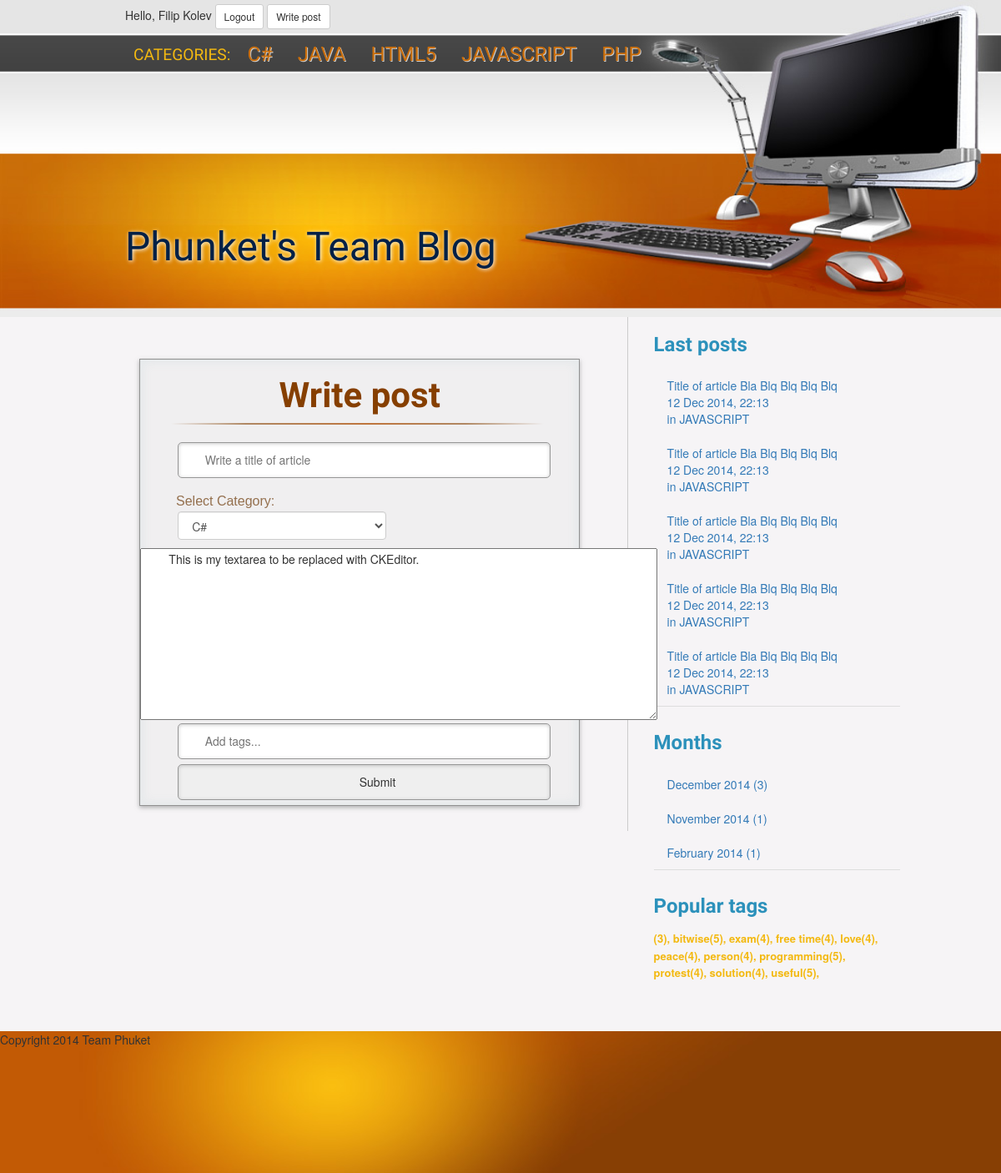
Page /writepost.php (signed in) on the committed database.
### tables this page shows
CREATE TABLE IF NOT EXISTS `categories` (
  `id` int(2) NOT NULL,
  `name` varchar(50) NOT NULL
);

### write.php (the view, shortened to what this page needs)
<form method="get" action="php/savepost.php" class="singup">
    <h1>Write post</h1>
    <input name="title" type="text" id="name" class="user-write" placeholder="Write a title of article"/>
    <label> Select Category: </label>
    <select class="form-control dropdown-category" name="category">
        <?php
        $sql = "SELECT * FROM categories";
        $result = mysqli_query($con, $sql);
        while($categories = mysqli_fetch_assoc($result)){
            echo "<option value='$categories[id]'>$categories[name]</option>";
        }
        ?>
    </select>
    <textarea name="editor1" id="editor1" rows="10" cols="80">
        This is my textarea to be replaced with CKEditor.
    </textarea>
    <input name="tags" type="text" id="name" class="user-write" placeholder="Add tags..."/>
    <input name="submit" type="submit" value="Submit" class="buttons"/>
</form>

### header.php (shortened to what this page needs)
<?php
require 'config.php';
?>
<!DOCTYPE html>
<html>
<head lang="en">
    <link rel="stylesheet" href="css/resetter.css">
    <link rel="stylesheet" href="https://maxcdn.bootstrapcdn.com/bootstrap/3.3.1/css/bootstrap.min.css">
    <link rel="stylesheet" href="css/signup.css">
    <link rel="stylesheet" href="css/style.css">
</head>
<body>
<header>
    <?php
    if (isset($_SESSION['loggedUser'])):
        ?>
        <div class="login"><span>Hello, <?php echo $_SESSION['loggedUserName'] ?></span>
            <a href="php/logout.php">
                <button type="button" class="btn btn-default btn-sm ">Logout</button>
            </a>
            <a href="writepost.php">
                <button type="button" class="btn btn-default btn-sm ">Write post</button>
            </a>
        </div>
    <?php endif; ?>
    <nav><p>CATEGORIES:</p>
        <div class="menu">
            <ul>
                <?php
                $sql = "SELECT * FROM categories";
                $result = mysqli_query($con, $sql);
                while($categories = mysqli_fetch_row($result)){
                    echo "<li><a href=\"view.php?query=category&cat=$categories[0]\">$categories[1]</a></li>";
                }
                ?>
            </ul>
        </div>
    </nav>
    <p class="logo"><a href="index.php">Phunket's Team Blog</a></p>
</header>

### writepost.php (shortened to what this page needs)
<?php
require 'header.php';
?>
<?php
if(isset($_SESSION['loggedUser'])) :
?>
<main>
    <div id="main-content">
        <?php
        include 'write.php';
        ?>
    </div>
        <?php endif; ?>
    <aside id="right-write-post">
        <?php
        include 'lastposts.php';
        include 'months.php';
        include 'tags.php';
        ?>
    </aside>
</main>
<?php
include 'footer.php';
?>

### lastposts.php
<div class="post-lists">
    <h2>Last posts</h2>
    <ul class="nav nav-tabs">
        <li><a href="#">Title of article Bla Blq Blq Blq Blq<br> 12 Dec 2014, 22:13 <br> in JAVASCRIPT</a></li>
        <li><a href="#">Title of article Bla Blq Blq Blq Blq<br> 12 Dec 2014, 22:13 <br> in JAVASCRIPT</a></li>
        <li><a href="#">Title of article Bla Blq Blq Blq Blq<br> 12 Dec 2014, 22:13 <br> in JAVASCRIPT</a></li>
        <li><a href="#">Title of article Bla Blq Blq Blq Blq<br> 12 Dec 2014, 22:13 <br> in JAVASCRIPT</a></li>
        <li><a href="#">Title of article Bla Blq Blq Blq Blq<br> 12 Dec 2014, 22:13 <br> in JAVASCRIPT</a></li>
    </ul>
</div>

### months.php (shortened to what this page needs)
<div class="post-lists">
    <h2>Months</h2>
    <ul class="nav nav-tabs">
        <?php
        require 'config.php';
        $year = date("Y");
        $month = date("n");
        for ($i = 0; $i < 12; $i++) {
            $monthQuery = "SELECT id FROM posts WHERE MONTH(date) = $month AND YEAR(date) = $year";
            $arr = $con->query($monthQuery);
            $postCount = $arr->num_rows;
            if ($postCount > 0):
                $monthName = date('F', mktime(0, 0, 0, $month, 10));
                ?>
        <li><a href="view.php?<?php echo "query=month&month=$month&year=$year" ?>"><?php echo "$monthName $year ($postCount)" ?></a></li>
        <?php endif;
            $month-- ;
        }?>
    </ul>
</div>

### tags.php
<div class="post-lists tags">
    <h2>Popular tags</h2>
    <?php
    $sql = "SELECT * FROM tags GROUP BY tags";
    $res = mysqli_query($con, $sql);
    while($tag = mysqli_fetch_assoc($res)) {
        $sqlCount = "SELECT * FROM tags WHERE tags ='$tag[tags]'";
        $resCount = mysqli_query($con, $sqlCount);
        $count = mysqli_num_rows($resCount);
        echo "<a href=\"#\" style=\"font-size: ".tagSize($count)."\">  $tag[tags]($count),  </a>";
    }
    function tagSize($count) {
        if($count > 5) {
            return "18px";
        }
        elseif ($count > 10) {
            return "24px";
        }
        elseif ($count > 15) {
            return "28px";
        }
        elseif ($count > 20) {
            return "32px";
        }
        else {
            return "13px";
        }
    }
    ?>
</div>

### footer.php
<footer>
    <p>Copyright 2014 Team Phuket </p>
</footer>
</body>
</html>

### css/signup.css (style rules this page uses)
.singup { width: 85%; border: 1px solid #919191; -webkit-box-shadow: 0 2px 5px rgba(105, 108, 109, 0.5), 0 0 8px 5px rgba(208, 223, 226, 0.3) inset; -moz-box-shadow: 0 2px 5px rgba(105, 108, 109, 0.5), 0 0 8px 5px rgba(208, 223, 226, 0.3) inset; box-shadow: 0 2px 5px rgba(105, 108, 109, 0.5), 0 0 8px 5px rgba(208, 223, 226, 0.3) inset; margin: 8% auto 0 auto; background: rgba(219, 219, 219, 0.24); }
.singup label { width: 85%; margin-left: 7%; margin-bottom: 0; padding-top: 11px; padding-left: 6px; display: block; font-family: "Trebuchet MS","Myriad Pro",Arial,sans-serif; font-size: 16px; font-weight: 400; color: rgba(105, 52, 0, 0.68); }
.singup h1 { width: 100%; text-align: center; padding-bottom: 5%; margin-bottom: -1%; color: #863f00; font-family: 'Cuprum', sans-serif; font-weight: bolder; font-size: 42px; }
.singup h1:after { display: block; content: ' '; width: 85%; height: 2px; margin: 10px 0 0 7%; background: -webkit-linear-gradient(left, rgba(147,184,189,0) 0%, rgba(130, 63, 0, 0.59) 20%, rgba(174, 76, 0, 0.75) 53%, rgba(131, 63, 0, 0.59) 79%,rgba(147,184,189,0) 100%); }
.singup input { width: 85%; display: inline-block; margin: 0 5px 6px 45px; padding: 2% 0 2% 6%; border-radius: 5px; border: 1px solid #979797; outline: none; -webkit-box-shadow: 0 1px 4px 0 rgba(168, 168, 168, 0.6) inset; -moz-box-shadow: 0 1px 4px 0 rgba(168, 168, 168, 0.6) inset; box-shadow: 0 1px 4px 0 rgba(168, 168, 168, 0.6) inset; }

### css/style.css (style rules this page uses)
html { margin: 0; padding: 0; font-size: 16px; }
body { padding: 0; background-color: #f6f4f6; }
header { width:100%; height: 380px; margin: 0 auto; background-image: url("../images/header_bg.jpg"); background-size: 100% 100%; background-repeat: no-repeat; overflow: auto; }
.logo { margin:180px 0 0 150px; font-size: 3rem; text-shadow: #fff 1px 1px 5px; font-family: 'Gloria Hallelujah', cursive; }
.logo a { color:#022046; text-decoration: none; font-size: 3rem; font-family: 'Gloria Hallelujah', cursive; }
nav { margin: 15px 0 0 150px; }
nav p { color: #f3b911; font-size: 1.2rem; font-family: 'Passion One', cursive; float: left; margin: 4px 0 0 10px; }
nav ul li { list-style-type: none; display: inline; padding: 0 10px 0 10px; margin-left: 10px; }
nav ul li a { text-decoration: none; color: #ca6d09; font-size: 1.5rem; font-family: 'Passion One', cursive; text-shadow: #cccccc 1px 1px; }
main { width:85%; margin: 0 auto; }
#main-content { border-right: 1px solid #ccc; width: 65%; float: left; padding: 0 1% 3% 3%; }
aside { width: 35%; padding: 0 3% 3% 3%; overflow: hidden; }
aside h2 { font-weight: bold; font-size: 1.5rem; font-family: 'Cuprum', sans-serif; color: #2c91bb; margin-bottom: 15px; }
.post-lists { margin-bottom: 30px; }
.post-lists ul li { line-height: 1.42857143; }
.post-lists ul li a { text-decoration: none; }
.tags a { text-decoration: none; color: #f3b911; font-family: "Helvetica Neue", Helvetica, Arial, sans-serif; font-weight: bold; }
footer { width:100%; height: 170px; background-image: url("../images/footer_bg.jpg"); background-size: 100% 100%; background-repeat: no-repeat; overflow: auto; }
.login { margin-left: 150px; margin-top: 5px; height: 28px; }
.user-write { background-repeat: no-repeat; background-position-x: .8%; background-position-y: 50%; background-color: #FFFFFF; background-size: 6%; }
.nav>li>a { position: relative; }
.nav-tabs>li>a { margin-right: 2px; }
.dropdown-category { width: 250px; margin-left: 45px; margin-bottom: 10px; }

### rows in the picture
categories: name "C#"
categories: name "JAVA"
categories: name "HTML5"
categories: name "JAVASCRIPT"
categories: name "PHP"

### other values in the picture
$_SESSION['loggedUserName'] "Filip Kolev"
$monthName "December"
$year "2014"
$postCount "3"
$monthName "November"
$postCount "1"
$monthName "February"
$count "3"
$tag[tags] "bitwise"
$count "5"
$tag[tags] "exam"
$count "4"
$tag[tags] "free time"
$tag[tags] "love"
$tag[tags] "peace"
